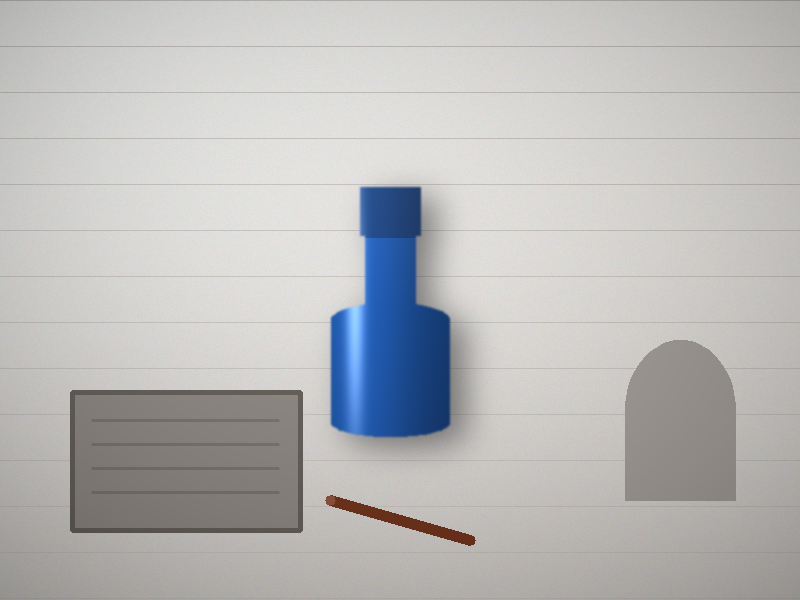
#> input picture 算法组/Week1/luohaoyang/W1_罗颢洋_视觉算法/data/images/scene_01_clean.png, 800 x 600 px
$ python learning_content_demo.py
#> lines starting #> are read from the running program, lines starting #| are printed output that depends on the picture; after the words box and inside, x2 and y2 are one past the last pixel; in counts of white or black regions, pixels touching at a corner belong together
### 算法组/Week1/luohaoyang/W1_罗颢洋_视觉算法/src/image_io.py
"""Small wrappers around OpenCV file I/O that support non-ASCII paths on Windows.

``cv2.imread`` / ``cv2.imwrite`` use the ANSI code page on Windows and fail for
paths such as ``W1_罗颢洋_视觉算法``.  Reading with ``numpy.fromfile`` and
encoding with ``cv2.imencode`` avoids that limitation.
"""

from __future__ import annotations

from pathlib import Path

import cv2
import numpy as np


def imread(path: str | Path, flags: int = cv2.IMREAD_COLOR) -> np.ndarray | None:
#> called with flags = 1
    path = Path(path)
    try:
        data = np.fromfile(str(path), dtype=np.uint8)
    except OSError:
        return None
    if data.size == 0:
        return None
    return cv2.imdecode(data, flags)
#> returned value is the input picture: shape (600, 800, 3); mean B, G, R 186.2, 186, 186.2


def imwrite(path: str | Path, image: np.ndarray) -> bool:
    path = Path(path)
    path.parent.mkdir(parents=True, exist_ok=True)
    suffix = path.suffix.lower() or ".png"
    ok, encoded = cv2.imencode(suffix, image)
    if not ok:
        return False
    encoded.tofile(str(path))
    return True

### 算法组/Week1/luohaoyang/W1_罗颢洋_视觉算法/src/learning_content_demo.py
"""学习内容配套代码：从读图到轮廓定位的一条完整 OpenCV 流水线。

这段代码对应任务书“2. 学习内容”表格中的 6 个板块：
    基础操作 -> 颜色空间 -> 图像预处理 -> 形态学处理
    -> 轮廓与几何信息 -> 结果验证

运行方式（在项目根目录）：
    python src/learning_content_demo.py

所有中间结果写到 outputs/learning/，建议一边运行一边对照注释观察变量。
"""

from __future__ import annotations

from pathlib import Path

import cv2
import numpy as np

from image_io import imread, imwrite

PROJECT_ROOT = Path(__file__).resolve().parents[1]
IMAGE_PATH = PROJECT_ROOT / "data" / "images" / "scene_01_clean.png"
OUTPUT_DIR = PROJECT_ROOT / "outputs" / "learning"

# HSV 蓝色范围：H 是色调，S 是饱和度，V 是明度。
# OpenCV 中 H 的范围是 0~179（不是 0~360），蓝色大约在 100~130。
BLUE_LOWER = np.array([95, 90, 35], dtype=np.uint8)
BLUE_UPPER = np.array([135, 255, 255], dtype=np.uint8)

# 小于这个面积的轮廓当作噪声（800x600 图像下目标面积约 2 万像素）。
MIN_AREA = 600


def panel(image: np.ndarray, label: str, size: tuple[int, int] = (360, 270)) -> np.ndarray:
    """把任意单通道/三通道图缩放并加标题，方便拼成对比图。"""
    if image.ndim == 2:
        image = cv2.cvtColor(image, cv2.COLOR_GRAY2BGR)
    image = cv2.resize(image, size, interpolation=cv2.INTER_AREA)
    image = cv2.copyMakeBorder(
        image, 30, 0, 0, 0, cv2.BORDER_CONSTANT, value=(245, 245, 245)
    )
    cv2.putText(image, label, (8, 21), cv2.FONT_HERSHEY_SIMPLEX, 0.52,
                (30, 30, 30), 1, cv2.LINE_AA)
    return image


def save(name: str, image: np.ndarray) -> None:
    """统一保存，并顺手检查是否写成功。"""
    if not imwrite(OUTPUT_DIR / name, image):
        raise RuntimeError(f"保存失败：{name}")
    print(f"  已保存 outputs/learning/{name}")


def main() -> None:
    OUTPUT_DIR.mkdir(parents=True, exist_ok=True)

    # ==================================================================
    # 1. 基础操作：读取、尺寸、通道数
    # ==================================================================
    # imread 返回 BGR 三通道数组，shape 的顺序是 (高, 宽, 通道数)。
    bgr = imread(IMAGE_PATH)
    if bgr is None:
        raise SystemExit(f"读不到图片：{IMAGE_PATH}")

    height, width, channels = bgr.shape
#> height = 600; width = 800; channels = 3
    print("=" * 60)
    print("1. 基础操作")
    print(f"  图片尺寸：width={width}, height={height}, channels={channels}")
#|   图片尺寸：width=800, height=600, channels=3
    print(f"  dtype={bgr.dtype}, 像素最小值={bgr.min()}, 最大值={bgr.max()}")
#|   dtype=uint8, 像素最小值=19, 最大值=254
    print(f"  总像素数={bgr.size}（= 宽 x 高 x 通道数）")
#|   总像素数=1440000（= 宽 x 高 x 通道数）

    # 取一个像素观察 BGR 三个分量。坐标写法是 img[y, x]，先 y 后 x。
    # 这里取蓝色瓶身内部的一点。
    sample_y, sample_x = 330, 390
    b, g, r = bgr[sample_y, sample_x]
#> b = 163; g = 84; r = 30
    print(f"  像素 (x={sample_x}, y={sample_y}) 的 BGR = ({b}, {g}, {r})")
#|   像素 (x=390, y=330) 的 BGR = (163, 84, 30)
    print("  注意：OpenCV 的通道顺序是 BGR，不是 RGB。")

    # ==================================================================
    # 2. 颜色空间：BGR 与 RGB 的区别
    # ==================================================================
    # cvtColor 只是“换一种通道顺序/表示方法”，不会改变图像内容。
    # 把 BGR 转成 RGB 后，第 0 通道从 B 变成 R。
    rgb = cv2.cvtColor(bgr, cv2.COLOR_BGR2RGB)
    print("\n2. 颜色空间")
    print(f"  同一个像素的 RGB = {tuple(int(v) for v in rgb[sample_y, sample_x])}")
#|   同一个像素的 RGB = (30, 84, 163)

    # 故意把 RGB 数组直接交给 imwrite（imwrite 默认按 BGR 解释），
    # 这样保存出来的图会红蓝互换，用来说明“通道顺序不能混”。
    bgr_panel = panel(bgr, "correct: BGR -> imwrite")
#> in panel, `cv2.putText(image, label, (8, 21), cv2.FONT_HERSHEY_SIMPLEX, 0.52, (30..`: image: shape (300, 360, 3); mean of channels 0, 1, 2 191.1, 190.9, 191
    wrong_panel = panel(rgb, "wrong: RGB -> imwrite (R/B swapped)")
#> in panel (call 2), `cv2.putText(image, label, (8, 21), cv2.FONT_HERSHEY_SIMPLEX, 0.52, (30..`: image: shape (300, 360, 3); mean of channels 0, 1, 2 190.3, 190.1, 190.3
    save("bgr_vs_rgb.png", np.hstack([bgr_panel, wrong_panel]))

    # ==================================================================
    # 3. 基础操作：缩放与裁剪
    # ==================================================================
    # resize 的 dsize 是 (宽, 高)，与 shape 的 (高, 宽) 顺序相反。
    resized = cv2.resize(bgr, (400, 300), interpolation=cv2.INTER_AREA)
    # 裁剪用切片 img[y1:y2, x1:x2]，先写行（y），再写列（x）。
    cropped = bgr[150:450, 220:580].copy()
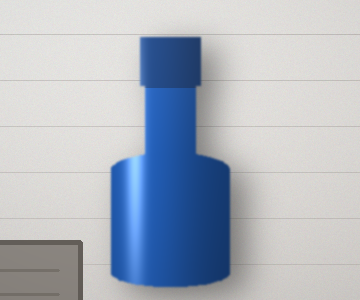
#> cropped: shape (300, 360, 3); mean B, G, R 193.6, 181.9, 174.1
    print("\n3. 缩放与裁剪")
    print(f"  resize 后 shape={resized.shape}")
#|   resize 后 shape=(300, 400, 3)
    print(f"  crop 后 shape={cropped.shape}")
#|   crop 后 shape=(300, 360, 3)
    save("01_resized.png", resized)
    save("02_crop.png", cropped)

    # ==================================================================
    # 4. 颜色空间：灰度图与 HSV
    # ==================================================================
    # 灰度图只有亮度信息：Gray = 0.114B + 0.587G + 0.299R。
    gray = cv2.cvtColor(bgr, cv2.COLOR_BGR2GRAY)
    # HSV 把颜色拆成：H 色调、S 饱和度、V 明度。
    hsv = cv2.cvtColor(bgr, cv2.COLOR_BGR2HSV)
#> hsv: shape (600, 800, 3); mean H, S, V 43.1, 17.6, 192
    h, s, v = cv2.split(hsv)  # 分别取出 H、S、V 三个通道
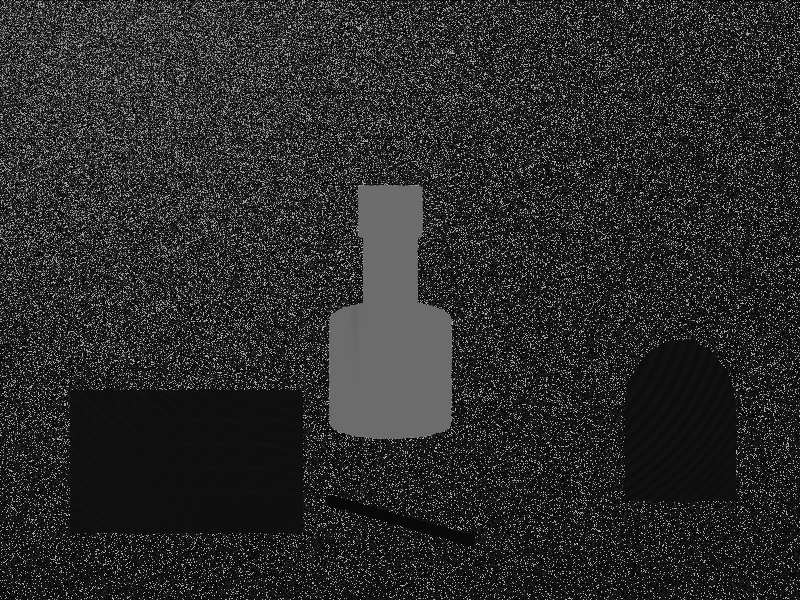
#> h: shape (600, 800); min 0, max 178, mean 43.1
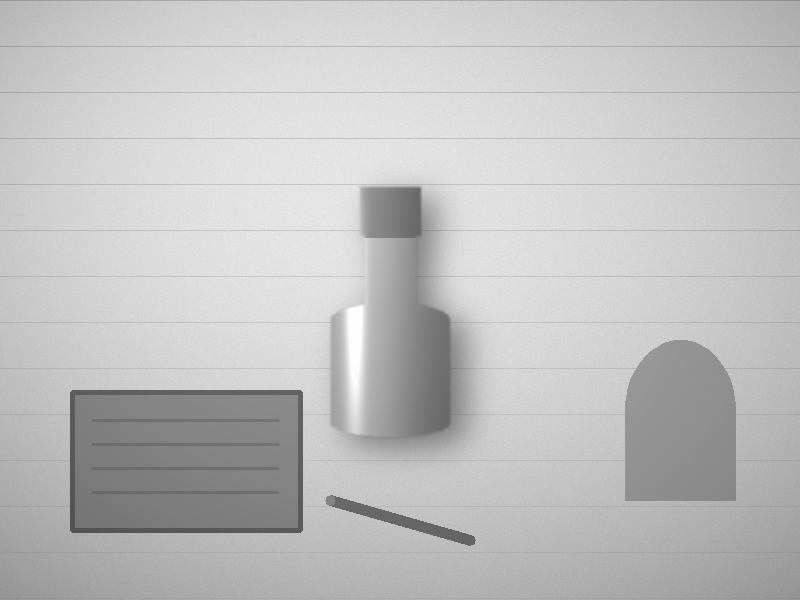
#> v: shape (600, 800); min 82, max 254, mean 192

    print("\n4. 灰度与 HSV")
    print(f"  gray shape={gray.shape}, dtype={gray.dtype}")
#|   gray shape=(600, 800), dtype=uint8
    for name, channel in [("H", h), ("S", s), ("V", v)]:
        print(f"  {name}: min={channel.min()}, max={channel.max()}, "
              f"mean={channel.mean():.1f}")
#> this loop made 3 passes
#> name on passes 1 to 3: 'H', 'S', 'V'
#|   H: min=0, max=178, mean=43.1
#|   S: min=0, max=209, mean=17.6
#|   V: min=82, max=254, mean=192.0
    save("03_gray.png", gray)
    save("04_hue.png", h)
    save("05_saturation.png", s)
    save("06_value.png", v)

    # ==================================================================
    # 5. 颜色空间：inRange 生成蓝色掩膜
    # ==================================================================
    # inRange 会对每个像素做判断：三个通道都在 [lower, upper] 内才是白色。
    # 白色（255）表示“属于目标”，黑色（0）表示“背景”。
    mask = cv2.inRange(hsv, BLUE_LOWER, BLUE_UPPER)
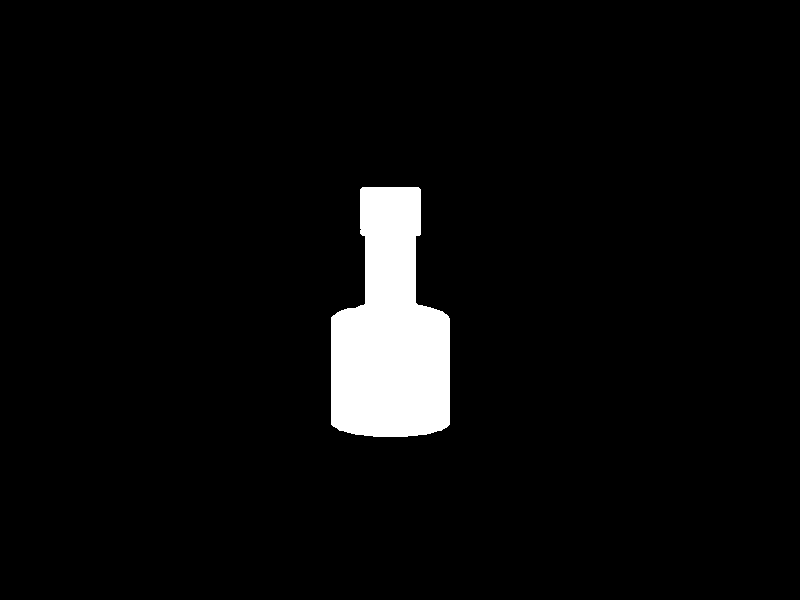
#> mask: shape (600, 800); 4.5% white; 1 white region, box (x1, y1, x2, y2) and area: (331, 187, 450, 437) 21583
    # bitwise_and 用掩膜保留原图中目标区域的像素，其余变黑。
    masked = cv2.bitwise_and(bgr, bgr, mask=mask)

    blue_ratio = float((mask > 0).mean())
#> blue_ratio = 0.045
    print("\n5. 蓝色掩膜")
    print(f"  HSV 下限={BLUE_LOWER.tolist()}, 上限={BLUE_UPPER.tolist()}")
    print(f"  掩膜白色像素占比={blue_ratio:.2%}")
#|   掩膜白色像素占比=4.50%
    save("07_blue_mask.png", mask)
    save("08_masked.png", masked)

    # ==================================================================
    # 6. 图像预处理：均值 / 高斯 / 中值滤波
    # ==================================================================
    # 三种滤波都是“用邻域像素平滑当前像素”，区别在权重和适用噪声。
    mean_blur = cv2.blur(bgr, (5, 5))                 # 邻域等权平均
    gaussian_blur = cv2.GaussianBlur(bgr, (5, 5), 0)  # 高斯权重，边缘更自然
    median_blur = cv2.medianBlur(bgr, 5)              # 取中位数，擅长椒盐噪声

    print("\n6. 图像预处理：滤波")
    print("  均值滤波：简单、快，但边缘会变模糊")
    print("  高斯滤波：中心权重大，常用于去高斯噪声/平滑")
    print("  中值滤波：对椒盐噪声特别有效，能较好保留边缘")
    save("09_mean_blur.png", mean_blur)
    save("10_gaussian_blur.png", gaussian_blur)
    save("11_median_blur.png", median_blur)

    # ==================================================================
    # 7. 图像预处理：固定阈值、自适应阈值、Canny
    # ==================================================================
    # THRESH_BINARY_INV：比阈值暗的像素变白（目标），比阈值亮的变黑。
    _, fixed_threshold = cv2.threshold(gray, 140, 255, cv2.THRESH_BINARY_INV)
#> fixed_threshold: shape (600, 800); 13.2% white; 19 white regions (15 under 20 px), largest, box (x1, y1, x2, y2) and area: (70, 390, 303, 533) 33307, (331, 187, 462, 439) 21184, (625, 368, 736, 501) 7337, (325, 495, 476, 546) 1663
    # 自适应阈值：每个像素用邻域均值/高斯加权值做阈值，适合光照不均。
    adaptive_threshold = cv2.adaptiveThreshold(
        gray, 255, cv2.ADAPTIVE_THRESH_GAUSSIAN_C, cv2.THRESH_BINARY_INV,
        blockSize=31, C=5
    )
#> adaptive_threshold: shape (600, 800); 5.8% white; 366 white regions (321 under 20 px), largest, box (x1, y1, x2, y2) and area: (331, 187, 450, 437) 7389, (70, 390, 303, 533) 3648, (625, 340, 736, 501) 3119
    # Canny：先用低阈值找弱边缘，再用高阈值保留强边缘。
    # 低阈值越小，保留下来的边缘越多，也越容易把噪声当边缘。
    canny_low = cv2.Canny(gray, 40, 120)
#> canny_low: shape (600, 800); 3.2% white in thin lines or dots
    canny_high = cv2.Canny(gray, 100, 200)
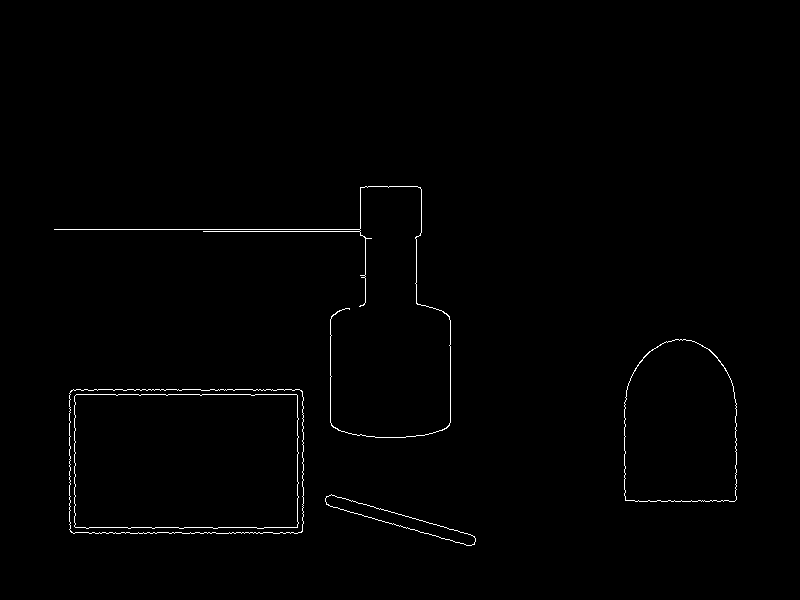
#> canny_high: shape (600, 800); 0.72% white in thin lines or dots, all inside (x1, y1, x2, y2) = (54, 186, 737, 546)

    print("\n7. 阈值与边缘")
    print(f"  固定阈值 140 的前景占比={float((fixed_threshold > 0).mean()):.2%}")
#|   固定阈值 140 的前景占比=13.23%
    print(f"  自适应阈值的前景占比={float((adaptive_threshold > 0).mean()):.2%}")
#|   自适应阈值的前景占比=5.77%
    print(f"  Canny 40/120 边缘像素占比={float((canny_low > 0).mean()):.2%}")
#|   Canny 40/120 边缘像素占比=3.18%
    print(f"  Canny 100/200 边缘像素占比={float((canny_high > 0).mean()):.2%}")
#|   Canny 100/200 边缘像素占比=0.72%
    save("12_threshold_140.png", fixed_threshold)
    save("13_adaptive_threshold.png", adaptive_threshold)
    save("14_canny_40_120.png", canny_low)
    save("15_canny_100_200.png", canny_high)

    # ==================================================================
    # 8. 形态学处理：腐蚀、膨胀、开运算、闭运算
    # ==================================================================
    # 结构元素（kernel）决定“腐蚀/膨胀”的形状和大小，这里用椭圆。
    kernel5 = cv2.getStructuringElement(cv2.MORPH_ELLIPSE, (5, 5))
    kernel7 = cv2.getStructuringElement(cv2.MORPH_ELLIPSE, (7, 7))

    eroded = cv2.erode(mask, kernel5)       # 腐蚀：白色区域变瘦，去掉小噪点
#> eroded: shape (600, 800); 4.2% white; 1 white region, box (x1, y1, x2, y2) and area: (333, 189, 448, 435) 20178
    dilated = cv2.dilate(mask, kernel5)     # 膨胀：白色区域变胖，连接断裂
#> dilated: shape (600, 800); 4.8% white; 1 white region, box (x1, y1, x2, y2) and area: (329, 185, 452, 439) 23011
    opened = cv2.morphologyEx(mask, cv2.MORPH_OPEN, kernel5)    # 先腐蚀后膨胀
#> opened: shape (600, 800); 4.5% white; 1 white region, box (x1, y1, x2, y2) and area: (331, 187, 450, 437) 21576
    closed = cv2.morphologyEx(opened, cv2.MORPH_CLOSE, kernel7)  # 先膨胀后腐蚀
#> closed: shape (600, 800); 4.5% white; 1 white region

    print("\n8. 形态学处理")
    print(f"  原掩膜白色像素={int((mask > 0).sum())}")
#|   原掩膜白色像素=21583
    print(f"  腐蚀后白色像素={int((eroded > 0).sum())}")
#|   腐蚀后白色像素=20178
    print(f"  膨胀后白色像素={int((dilated > 0).sum())}")
#|   膨胀后白色像素=23011
    print(f"  开运算后白色像素={int((opened > 0).sum())}")
#|   开运算后白色像素=21576
    print(f"  闭运算后白色像素={int((closed > 0).sum())}")
#|   闭运算后白色像素=21583
    save("16_erode.png", eroded)
    save("17_dilate.png", dilated)
    save("18_open.png", opened)
    save("19_close.png", closed)

    # ==================================================================
    # 9. 轮廓与几何信息：findContours / contourArea / boundingRect / moments
    # ==================================================================
    # RETR_EXTERNAL 只取最外层轮廓；CHAIN_APPROX_SIMPLE 压缩直线段上的点。
    contours, _ = cv2.findContours(
        closed, cv2.RETR_EXTERNAL, cv2.CHAIN_APPROX_SIMPLE
    )
#> contours = 1 contour; box (x1, y1, x2, y2) and area: (331, 187, 450, 437) 21238
    # 按面积从大到小排序，最大的通常是真正目标。
    contours = sorted(contours, key=cv2.contourArea, reverse=True)
    # 面积过滤：小于 MIN_AREA 的轮廓丢弃（反光点、指示灯、噪声）。
    valid_contours = [c for c in contours if cv2.contourArea(c) >= MIN_AREA]
#> valid_contours has the same summary as contours

    print("\n9. 轮廓与几何信息")
    print(f"  找到轮廓数={len(contours)}, 面积过滤后保留={len(valid_contours)}")
#|   找到轮廓数=1, 面积过滤后保留=1
    if not valid_contours:
        raise SystemExit("没有找到面积足够大的蓝色目标，请检查 HSV 范围。")

    target = valid_contours[0]
#> target = contour of 103 points, box (x1, y1, x2, y2) (331, 187, 450, 437), area 21238
    area = cv2.contourArea(target)
#> area = 21237.5
    x, y, w, h = cv2.boundingRect(target)  # 外接矩形：左上角 + 宽高
#> x = 331; y = 187; w = 119; h = 250

    # 矩（moments）可以用来求质心：cx=m10/m00, cy=m01/m00。
    moments = cv2.moments(target)
#> moments = moments, m00 21237.5, centre m10/m00, m01/m00 = (390, 332.1)
    if moments["m00"] != 0:
        cx = int(round(moments["m10"] / moments["m00"]))
#> cx = 390
        cy = int(round(moments["m01"] / moments["m00"]))
#> cy = 332
    else:
        cx, cy = x + w // 2, y + h // 2  # 兜底：面积太小无法求质心

    print(f"  最大轮廓：面积={area:.0f} px^2")
#|   最大轮廓：面积=21238 px^2
    print(f"  外接矩形：x={x}, y={y}, w={w}, h={h}")
#|   外接矩形：x=331, y=187, w=119, h=250
    print(f"  质心坐标：({cx}, {cy})")
#|   质心坐标：(390, 332)

    # 在原图上画轮廓、矩形、中心点和文字，做可视化验证。
    result = bgr.copy()
    cv2.drawContours(result, [target], -1, (0, 255, 0), 2, cv2.LINE_AA)
    cv2.rectangle(result, (x, y), (x + w, y + h), (0, 255, 0), 2, cv2.LINE_AA)
    cv2.circle(result, (cx, cy), 5, (0, 0, 255), -1, cv2.LINE_AA)
#> result: shape (600, 800, 3); mean B, G, R 184.7, 186.9, 185.1
    cv2.drawMarker(result, (cx, cy), (0, 0, 255), cv2.MARKER_CROSS, 22, 2,
                   cv2.LINE_AA)
#> result: shape (600, 800, 3); mean B, G, R 184.7, 186.9, 185.2
    cv2.putText(result, f"area={int(area)} center=({cx},{cy})", (x, y - 10),
                cv2.FONT_HERSHEY_SIMPLEX, 0.55, (0, 255, 0), 2, cv2.LINE_AA)
    save("20_result.png", result)

    # ==================================================================
    # 10. 结果验证：拼对比图、回读保存结果、记录参数
    # ==================================================================
    overview = np.vstack([
        np.hstack([
            panel(bgr, "1. original BGR"),
            panel(gray, "2. gray"),
            panel(mask, "3. blue mask (inRange)"),
        ]),
        np.hstack([
            panel(gaussian_blur, "4. Gaussian 5x5"),
            panel(canny_low, "5. Canny 40/120"),
            panel(result, "6. contour + bbox + center"),
        ]),
    ])
#> in panel (call 3), `cv2.putText(image, label, (8, 21), cv2.FONT_HERSHEY_SIMPLEX, 0.52, (30..`: image: shape (300, 360, 3); mean of channels 0, 1, 2 191.4, 191.2, 191.4
#> call 4 of panel, with label = '2. gray', size = (360, 270)
#> in panel (call 4), `cv2.putText(image, label, (8, 21), cv2.FONT_HERSHEY_SIMPLEX, 0.52, (30..`:
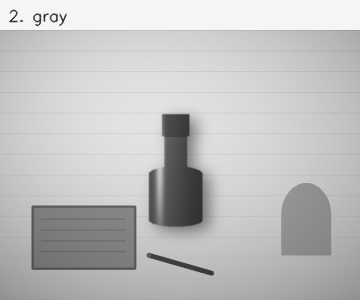
#> image: shape (300, 360, 3); min 34, max 245, mean 191.7
#> in panel (call 7), `image = cv2.cvtColor(image, cv2.COLOR_GRAY2BGR)`: image: shape (600, 800, 3); 3.2% white in thin lines or dots
#> in panel (call 7), `image = cv2.copyMakeBorder( image, 30, 0, 0, 0, cv2.BORDER_CONSTANT, v..`:
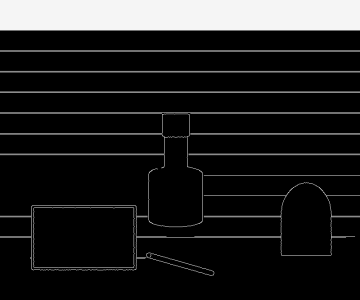
#> image: shape (300, 360, 3); min 0, max 245, mean 31.8
    save("learning_overview.png", overview)

    # 回读验证：确认保存的文件能再次解码，且 shape 与内存中的结果一致。
    reloaded = imread(OUTPUT_DIR / "20_result.png")
    same_shape = reloaded is not None and reloaded.shape == result.shape
#> same_shape = True
    same_pixels = same_shape and np.array_equal(reloaded, result)
#> same_pixels = True
    print("\n10. 结果验证")
    print(f"  回读 20_result.png: shape_ok={same_shape}, pixel_equal={same_pixels}")
#|   回读 20_result.png: shape_ok=True, pixel_equal=True

    # 把关键参数和测量值写入文本，方便复现和对比不同图片。
    report = [
        f"image={IMAGE_PATH.name}",
        f"shape={bgr.shape}",
        f"BGR_pixel_at_({sample_x},{sample_y})={bgr[sample_y, sample_x].tolist()}",
        f"RGB_pixel_at_({sample_x},{sample_y})={rgb[sample_y, sample_x].tolist()}",
        f"blue_hsv_lower={BLUE_LOWER.tolist()}",
        f"blue_hsv_upper={BLUE_UPPER.tolist()}",
        f"mask_white_ratio={blue_ratio:.4f}",
        f"fixed_threshold=140",
        f"canny_low=40,120",
        f"canny_high=100,200",
        f"min_area={MIN_AREA}",
        f"target_area={area:.0f}",
        f"target_bbox={x},{y},{w},{h}",
        f"target_center={cx},{cy}",
        f"readback_shape_ok={same_shape}",
        f"readback_pixel_equal={same_pixels}",
    ]
#> report = 16 items, first 6: 'image=scene_01_clean.png', 'shape=(600, 800, 3)', 'BGR_pixel_at_(390,330)=[163, 84, 30]', 'RGB_pixel_at_(390,330)=[30, 84, 163]', 'blue_hsv_lower=[95, 90, 35]', 'blue_hsv_upper=[135, 255, 255]'
    (OUTPUT_DIR / "learning_notes.txt").write_text(
        "\n".join(report) + "\n", encoding="utf-8"
    )
    print(f"  已保存 outputs/learning/learning_notes.txt")
    print("=" * 60)
    print("学习内容演示结束，建议打开 outputs/learning/learning_overview.png 对照查看。")


if __name__ == "__main__":
    main()
